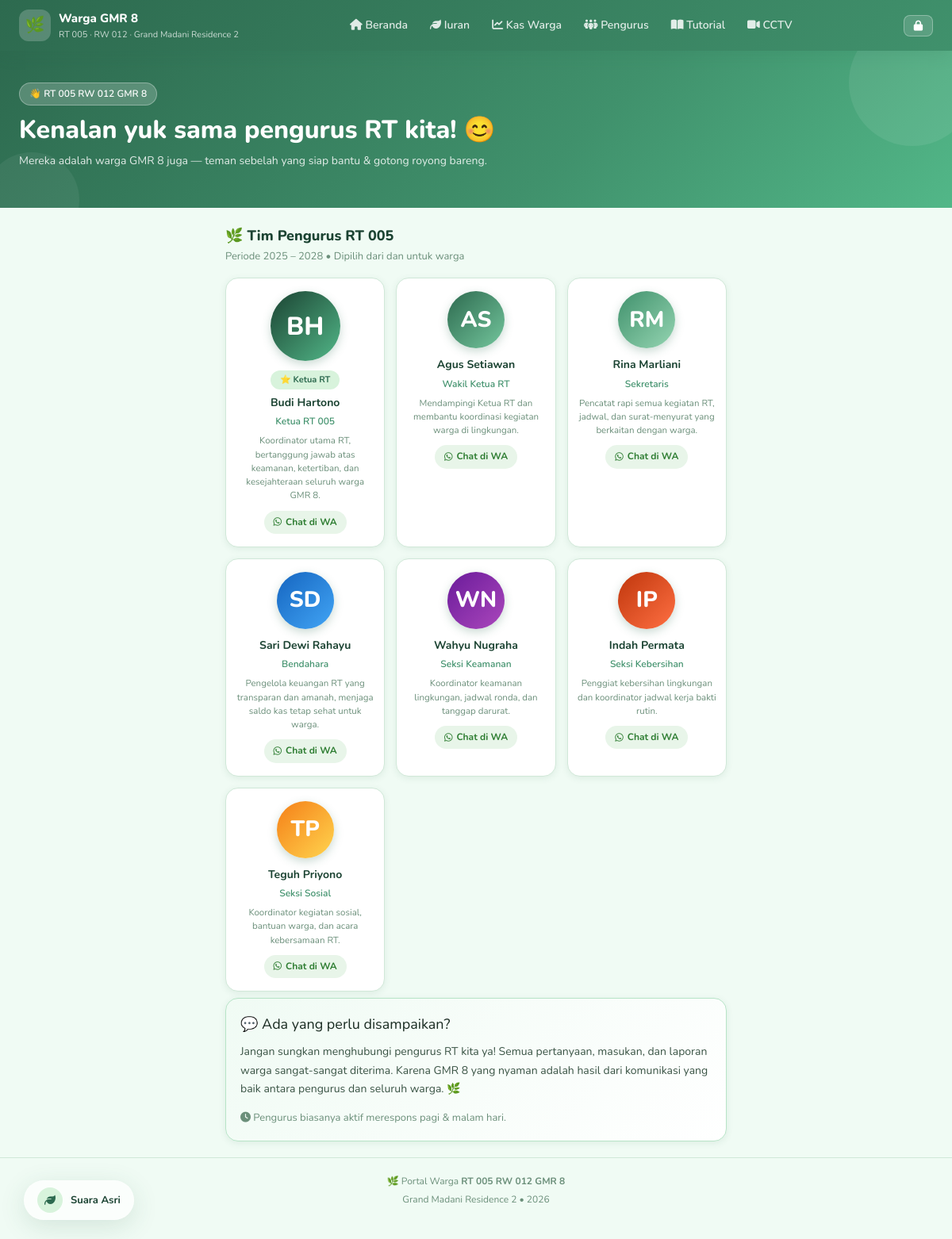
Page /struktur.php on the committed database.
### tables this page shows
CREATE TABLE IF NOT EXISTS struktur_organisasi (
    id INT AUTO_INCREMENT PRIMARY KEY,
    nama VARCHAR(100) NOT NULL,
    jabatan VARCHAR(100) NOT NULL,
    deskripsi TEXT,
    foto VARCHAR(255),
    no_wa VARCHAR(20),
    urutan INT DEFAULT 0,
    created_at TIMESTAMP DEFAULT CURRENT_TIMESTAMP
);

### struktur.php (the view, shortened to what this page needs)
<?php
require_once 'includes/db.php';
$pengurus = $pdo->query("SELECT * FROM struktur_organisasi ORDER BY urutan ASC")->fetchAll();
function getInitials($nama) {
    $words = explode(' ', trim($nama));
    $init = '';
    foreach (array_slice($words, 0, 2) as $w) {
        $init .= strtoupper(mb_substr($w, 0, 1));
    }
    return $init;
}
$avatarColors = [
    ['#1B4332','#52B788'], ['#2D6A4F','#74C69D'], ['#40916C','#95D5B2'],
    ['#1565C0','#42A5F5'], ['#6A1B9A','#AB47BC'], ['#BF360C','#FF7043'],
    ['#F57F17','#FFD54F'],
];
require_once 'includes/header.php';
?>
<section class="hero">
    <div class="hero-content">
        <div class="hero-badge">👋 RT 005 RW 012 GMR 8</div>
        <h1>Kenalan yuk sama pengurus RT kita! 😊</h1>
        <p>Mereka adalah warga GMR 8 juga — teman sebelah yang siap bantu & gotong royong bareng.</p>
    </div>
</section>
<div class="container">
    <div class="section">
        <h2 class="section-title">🌿 Tim Pengurus RT 005</h2>
        <p class="section-sub">Periode 2025 – 2028 &bull; Dipilih dari dan untuk warga</p>
        <div class="org-grid">
            <?php foreach ($pengurus as $i => $p):
                $colors = $avatarColors[$i % count($avatarColors)];
                $bg = "linear-gradient(135deg, {$colors[0]}, {$colors[1]})";
                $initials = getInitials($p['nama']);
                $isKetua = $p['urutan'] == 1;
            ?>
            <div class="org-card <?= $isKetua ? 'ketua' : '' ?>">
                <div class="org-avatar" style="<?= $isKetua ? 'width:88px;height:88px;font-size:32px;' : '' ?>background:<?= $bg ?>;">
                    <?php if ($p['foto'] && file_exists('assets/uploads/foto/' . $p['foto'])): ?>
                        <img src="<?= SITE_URL ?>/assets/uploads/foto/<?= htmlspecialchars($p['foto']) ?>" alt="<?= htmlspecialchars($p['nama']) ?>">
                    <?php else: ?>
                        <?= $initials ?>
                    <?php endif; ?>
                </div>
                <?php if ($isKetua): ?>
                    <div style="display:inline-block;background:var(--green-100);border-radius:20px;padding:3px 12px;font-size:11px;font-weight:700;color:var(--green-800);margin-bottom:6px;">⭐ Ketua RT</div>
                <?php endif; ?>
                <div class="org-name"><?= htmlspecialchars($p['nama']) ?></div>
                <div class="org-jabatan"><?= htmlspecialchars($p['jabatan']) ?></div>
                <?php if ($p['deskripsi']): ?>
                <div class="org-desc"><?= htmlspecialchars($p['deskripsi']) ?></div>
                <?php endif; ?>
                <?php if ($p['no_wa']): ?>
                <a href="https://wa.me/62<?= ltrim($p['no_wa'], '0') ?>" target="_blank" class="org-wa" rel="noopener">
                    <i class="fa-brands fa-whatsapp"></i>
                    Chat di WA
                </a>
                <?php endif; ?>
            </div>
            <?php endforeach; ?>
        </div>
    </div>
    <div class="card" style="background:linear-gradient(135deg,var(--green-50),#fff);border-color:var(--green-200);">
        <div style="font-size:18px;margin-bottom:8px;">💬 Ada yang perlu disampaikan?</div>
        <p style="font-size:14px;color:var(--text-mid);line-height:1.7;">
            Jangan sungkan menghubungi pengurus RT kita ya! Semua pertanyaan, masukan, dan laporan warga
            sangat-sangat diterima. Karena GMR 8 yang nyaman adalah hasil dari komunikasi yang baik
            antara pengurus dan seluruh warga. 🌿
        </p>
        <div style="margin-top:14px;font-size:13px;color:var(--text-light);">
            <i class="fa-solid fa-clock"></i> Pengurus biasanya aktif merespons pagi &amp; malam hari.
        </div>
    </div>
</div>
<?php require_once 'includes/footer.php'; ?>

### assets/css/style.css (style rules this page uses)
:root { --green-900: #1B4332; --green-800: #2D6A4F; --green-700: #3A7A5C; --green-600: #40916C; --green-500: #52B788; --green-400: #74C69D; --green-300: #95D5B2; --green-200: #B7E4C7; --green-100: #D8F3DC; --green-50: #F0FBF4; --white: #F8FFF9; --text-dark: #1a2b22; --text-mid: #3a5445; --text-light: #6b8f7a; --danger: #e53935; --warning: #fb8c00; --info: #039be5; --border: #d0e8d8; --shadow-sm: 0 2px 8px rgba(45, 106, 79, .10); --shadow-md: 0 4px 20px rgba(45, 106, 79, .15); --shadow-lg: 0 8px 40px rgba(45, 106, 79, .20); --radius-sm: 10px; --radius-md: 16px; --radius-lg: 24px; --nav-h: 64px; --bottom-nav-h: 70px; --transition: .2s cubic-bezier(.4, 0, .2, 1); }
*, *::before, *::after { box-sizing: border-box; margin: 0; padding: 0; }
html { font-size: 16px; scroll-behavior: smooth; -webkit-tap-highlight-color: transparent; }
body { font-family: 'Nunito', sans-serif; background: var(--green-50); color: var(--text-dark); line-height: 1.6; padding-bottom: calc(var(--bottom-nav-h) + 16px); min-height: 100vh; }
a { color: var(--green-800); text-decoration: none; transition: color var(--transition); }
h1, h2, h3, h4, h5 { line-height: 1.3; font-weight: 700; color: var(--green-900); }
.hero { background: linear-gradient(135deg, var(--green-800) 0%, var(--green-600) 60%, var(--green-500) 100%); padding: 28px 20px 32px; color: #fff; position: relative; overflow: hidden; }
.hero::before { content: ''; position: absolute; top: -40px; right: -30px; width: 160px; height: 160px; background: rgba(255, 255, 255, .08); border-radius: 50%; }
.hero::after { content: ''; position: absolute; bottom: -50px; left: -20px; width: 120px; height: 120px; background: rgba(255, 255, 255, .06); border-radius: 50%; }
.hero-content { position: relative; z-index: 1; }
.hero-badge { display: inline-flex; align-items: center; gap: 6px; background: rgba(255, 255, 255, .2); border: 1px solid rgba(255, 255, 255, .3); border-radius: 20px; padding: 4px 12px; font-size: 12px; font-weight: 600; margin-bottom: 12px; }
.hero h1 { font-size: 26px; font-weight: 800; margin-bottom: 8px; line-height: 1.2; color: white; }
.hero p { font-size: 14px; opacity: .85; line-height: 1.6; }
.container { max-width: 480px; margin: 0 auto; padding: 0 16px; }
.section { padding: 24px 0 8px; }
.section-title { font-size: 18px; font-weight: 800; color: var(--green-900); margin-bottom: 4px; }
.section-sub { font-size: 13px; color: var(--text-light); margin-bottom: 16px; }
.card { background: #fff; border-radius: var(--radius-md); padding: 18px; box-shadow: var(--shadow-sm); border: 1px solid var(--border); margin-bottom: 14px; transition: box-shadow var(--transition), transform var(--transition); }
.org-grid { display: grid; grid-template-columns: 1fr 1fr; gap: 14px; }
.org-card { background: #fff; border-radius: var(--radius-md); padding: 16px 12px; text-align: center; box-shadow: var(--shadow-sm); border: 1px solid var(--border); transition: all var(--transition); }
.org-card.ketua { grid-column: 1 / -1; }
.org-avatar { width: 72px; height: 72px; border-radius: 50%; background: linear-gradient(135deg, var(--green-300), var(--green-600)); display: flex; align-items: center; justify-content: center; margin: 0 auto 10px; font-size: 28px; color: #fff; font-weight: 800; box-shadow: 0 4px 12px rgba(45, 106, 79, .25); overflow: hidden; }
.org-name { font-size: 14px; font-weight: 700; color: var(--green-900); }
.org-jabatan { font-size: 12px; color: var(--green-600); font-weight: 600; margin: 3px 0; }
.org-desc { font-size: 11.5px; color: var(--text-light); line-height: 1.5; margin-top: 6px; }
.org-wa { display: inline-flex; align-items: center; gap: 5px; margin-top: 10px; background: #e8f5e9; color: #2e7d32; border-radius: 20px; padding: 5px 12px; font-size: 12px; font-weight: 700; text-decoration: none; transition: background var(--transition); }
@media (min-width: 600px) { body { padding-bottom: 32px; } }
@media (min-width: 600px) { .container { max-width: 680px; padding: 0 24px; } }
@media (min-width: 600px) { .org-grid { grid-template-columns: repeat(3, 1fr); } }
@media (min-width: 600px) { .org-card.ketua { grid-column: auto; } }
@media (min-width: 600px) { .hero { padding: 40px 24px 48px; } }
@media (min-width: 600px) { .hero h1 { font-size: 32px; } }

### rows in the picture
struktur_organisasi: nama "BH", urutan "⭐ Ketua RT", nama "Budi Hartono", jabatan "Ketua RT 005", deskripsi "Koordinator utama RT, bertanggung jawab atas keamanan, ketertiban, dan kesejahteraan seluruh warga GMR 8."
struktur_organisasi: nama "AS", nama "Agus Setiawan", jabatan "Wakil Ketua RT", deskripsi "Mendampingi Ketua RT dan membantu koordinasi kegiatan warga di lingkungan."
struktur_organisasi: nama "RM", nama "Rina Marliani", jabatan "Sekretaris", deskripsi "Pencatat rapi semua kegiatan RT, jadwal, dan surat-menyurat yang berkaitan dengan warga."
struktur_organisasi: nama "SD", nama "Sari Dewi Rahayu", jabatan "Bendahara", deskripsi "Pengelola keuangan RT yang transparan dan amanah, menjaga saldo kas tetap sehat untuk warga."
struktur_organisasi: nama "WN", nama "Wahyu Nugraha", jabatan "Seksi Keamanan", deskripsi "Koordinator keamanan lingkungan, jadwal ronda, dan tanggap darurat."
struktur_organisasi: nama "IP", nama "Indah Permata", jabatan "Seksi Kebersihan", deskripsi "Penggiat kebersihan lingkungan dan koordinator jadwal kerja bakti rutin."
struktur_organisasi: nama "TP", nama "Teguh Priyono", jabatan "Seksi Sosial", deskripsi "Koordinator kegiatan sosial, bantuan warga, dan acara kebersamaan RT."
